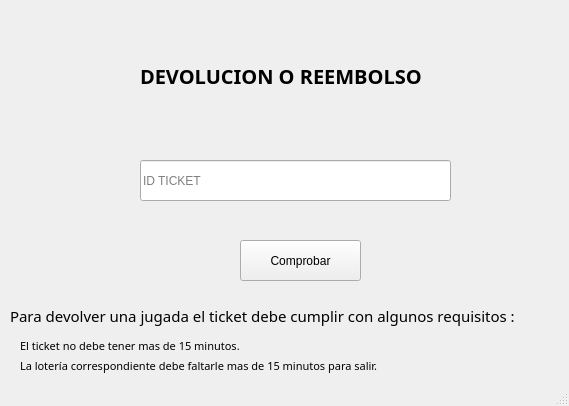
<?xml version="1.0" encoding="UTF-8"?>
<ui version="4.0">
 <class>MainWindow</class>
 <widget class="QMainWindow" name="MainWindow">
  <property name="geometry">
   <rect>
    <x>0</x>
    <y>0</y>
    <width>569</width>
    <height>406</height>
   </rect>
  </property>
  <property name="windowTitle">
   <string>MainWindow</string>
  </property>
  <widget class="QWidget" name="centralwidget">
   <widget class="QLineEdit" name="idticket">
    <property name="geometry">
     <rect>
      <x>140</x>
      <y>160</y>
      <width>311</width>
      <height>41</height>
     </rect>
    </property>
    <property name="placeholderText">
     <string>ID TICKET</string>
    </property>
   </widget>
   <widget class="QLabel" name="label">
    <property name="geometry">
     <rect>
      <x>140</x>
      <y>60</y>
      <width>311</width>
      <height>31</height>
     </rect>
    </property>
    <property name="font">
     <font>
      <family>Montserrat Black</family>
      <pointsize>15</pointsize>
      <weight>75</weight>
      <bold>true</bold>
     </font>
    </property>
    <property name="text">
     <string>DEVOLUCION O REEMBOLSO</string>
    </property>
   </widget>
   <widget class="QLabel" name="label_2">
    <property name="geometry">
     <rect>
      <x>10</x>
      <y>300</y>
      <width>601</width>
      <height>31</height>
     </rect>
    </property>
    <property name="font">
     <font>
      <family>Montserrat</family>
      <pointsize>11</pointsize>
      <weight>50</weight>
      <bold>false</bold>
     </font>
    </property>
    <property name="text">
     <string>Para devolver una jugada el ticket debe cumplir con algunos requisitos :</string>
    </property>
   </widget>
   <widget class="QLabel" name="label_3">
    <property name="geometry">
     <rect>
      <x>20</x>
      <y>330</y>
      <width>461</width>
      <height>31</height>
     </rect>
    </property>
    <property name="font">
     <font>
      <family>Montserrat</family>
      <pointsize>8</pointsize>
      <weight>50</weight>
      <bold>false</bold>
     </font>
    </property>
    <property name="text">
     <string>El ticket no debe tener mas de 15 minutos.</string>
    </property>
   </widget>
   <widget class="QLabel" name="label_4">
    <property name="geometry">
     <rect>
      <x>20</x>
      <y>350</y>
      <width>461</width>
      <height>31</height>
     </rect>
    </property>
    <property name="font">
     <font>
      <family>Montserrat</family>
      <pointsize>8</pointsize>
      <weight>50</weight>
      <bold>false</bold>
     </font>
    </property>
    <property name="text">
     <string>La lotería correspondiente debe faltarle mas de 15 minutos para salir.</string>
    </property>
   </widget>
   <widget class="QPushButton" name="boton_devolucion">
    <property name="geometry">
     <rect>
      <x>240</x>
      <y>240</y>
      <width>121</width>
      <height>41</height>
     </rect>
    </property>
    <property name="text">
     <string>Comprobar</string>
    </property>
   </widget>
  </widget>
  <widget class="QStatusBar" name="statusbar"/>
 </widget>
 <resources/>
 <connections/>
</ui>
